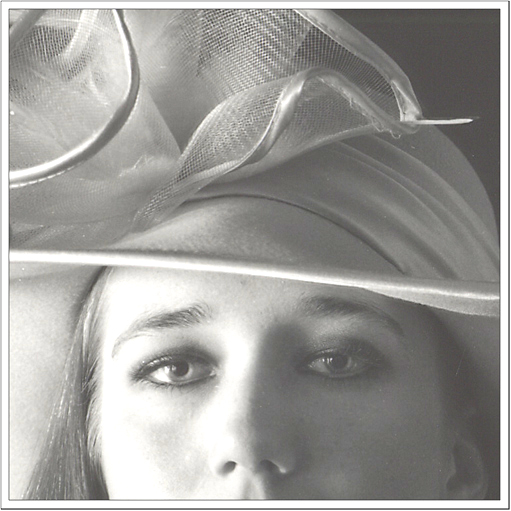
#> input picture pset-2/initial_images/lowcontrast.jpg, 511 x 511 px
$ python ProblemSetTwo2.py   (older library calls are emulated)
#> lines starting #> are read from the running program, lines starting #| are printed output that depends on the picture
import cv2
import numpy as np
import matplotlib.pyplot as plt
from scipy import misc
from scipy import ndimage

# Problem 2: Histogram Equalization

## Read in the image
image = misc.imread('initial_images/lowcontrast.jpg',flatten=1)
#> image: shape (511, 511) float32; min 38.07, max 255, mean 157.1
## Create a histogram from 0 to 255 of all original pixel values
histogram, bin_ref = np.histogram(image, 256, density=True)
#> histogram = 256 values, max 0.114 at index 255, min 0 at index 1, mean 0.00461; bin_ref = 257 values from 38.07 to 255
## Calculate the original cumulative distribution function
cdf = histogram.cumsum()
#> cdf = 256 values from 4.52e-06 to 1.18
## Normalize the cumulative distribution function
cdf_n = 0 + ((cdf-cdf.min())*(255-0))/(cdf.max()-cdf.min())
#> cdf_n = 256 values from 0 to 255
## Use linear interpolation to remap image values
image_e = np.interp(image, bin_ref[:-1], cdf_n)
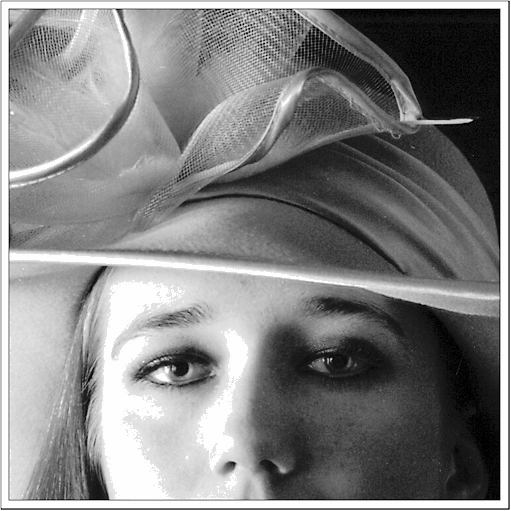
#> image_e: shape (511, 511) float64; min 0, max 255, mean 130.1
## Create a histogram from 0 to 255 of all updated pixel values
histogram_e, bin_ref = np.histogram(image_e, 256, density=True)
#> histogram_e = 256 values, max 0.0976 at index 255, min 0 at index 88, mean 0.00392; bin_ref = 257 values from 0 to 255
## Calculate the updated cumulative distribution function
cdf_e = histogram_e.cumsum()
#> cdf_e = 256 values from 0.00303 to 1
## Save the adjusted image
cv2.imwrite('generated_images/lowcontrast_equalized.jpg', image_e)

## Display the results
plt.subplot(221),plt.imshow(image, cmap = 'gray')
plt.title('Original'), plt.xticks([]), plt.yticks([])
plt.subplot(222),plt.plot(cdf)
plt.subplot(223),plt.imshow(image_e, cmap = 'gray')
plt.title('Equalized'), plt.xticks([]), plt.yticks([])
plt.subplot(224),plt.plot(cdf_e)
plt.show()
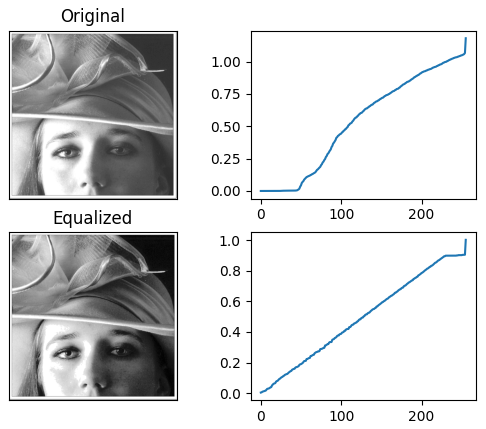
#> figure drawn by matplotlib, 4 panels; panel 2: curve peaks at x = 255, y = 1.18; panel 4: curve peaks at x = 255, y = 1

$ run again, with pset-2/initial_images/cheetah.jpg copied over pset-2/initial_images/lowcontrast.jpg
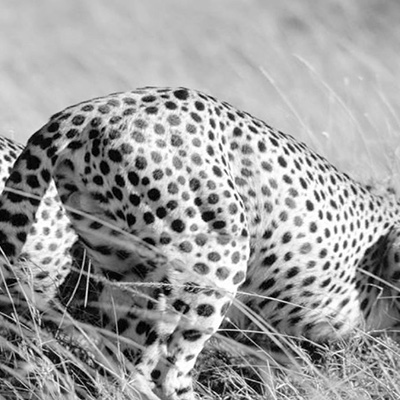
#> input picture pset-2/initial_images/cheetah.jpg, 400 x 400 px
#> histogram = 256 values, max 0.0202 at index 194, min 0.000621 at index 1, mean 0.00392; bin_ref = 257 values from 0 to 255
#> cdf = 256 values from 0.00137 to 1
#> cdf_n = 256 values from 0 to 255
#> `image_e = np.interp(image, bin_ref[:-1], cdf_n)`:
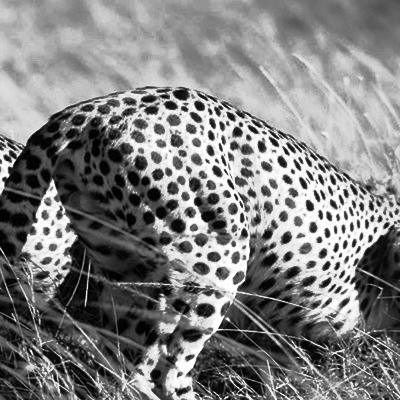
#> image_e: shape (400, 400) float64; min 0, max 255, mean 129.5
#> histogram_e = 256 values, max 0.0202 at index 171, min 0 at index 114, mean 0.00392
#> cdf_e = 256 values from 0.00489 to 1
#> `plt.show()`:
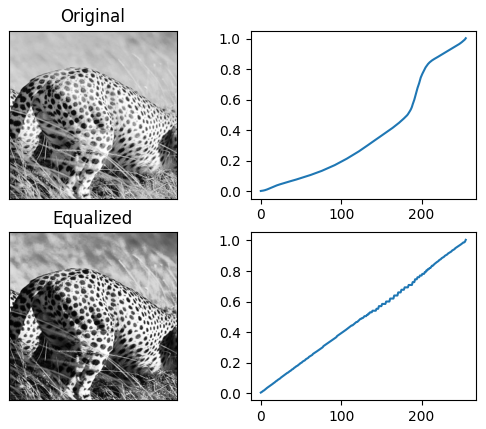
#> figure drawn by matplotlib, 4 panels; panel 2: curve peaks at x = 255, y = 1; panel 4: curve peaks at x = 255, y = 1

$ run again, with pset-2/initial_images/zebra.jpg copied over pset-2/initial_images/lowcontrast.jpg
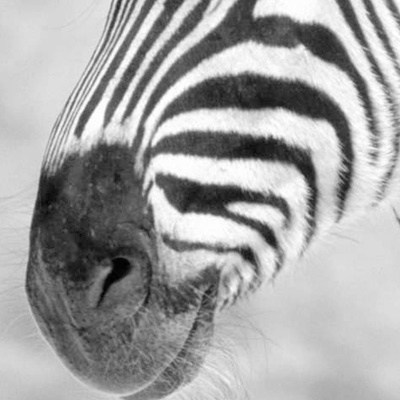
#> input picture pset-2/initial_images/zebra.jpg, 400 x 400 px
#> histogram = 256 values, max 0.0205 at index 215, min 3.14e-05 at index 0, mean 0.00392; bin_ref = 257 values from 0 to 255
#> cdf = 256 values from 3.14e-05 to 1
#> cdf_n = 256 values from 0 to 255
#> `image_e = np.interp(image, bin_ref[:-1], cdf_n)`:
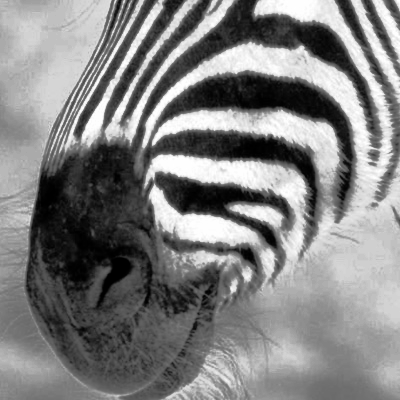
#> image_e: shape (400, 400) float64; min 0, max 255, mean 129.6
#> histogram_e = 256 values, max 0.0205 at index 193, min 0 at index 30, mean 0.00392
#> cdf_e = 256 values from 0.00355 to 1
#> `plt.show()`:
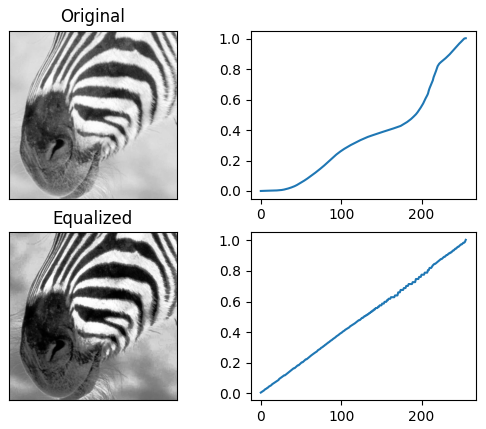
#> figure drawn by matplotlib, 4 panels; panel 2: curve peaks at x = 255, y = 1; panel 4: curve peaks at x = 255, y = 1
